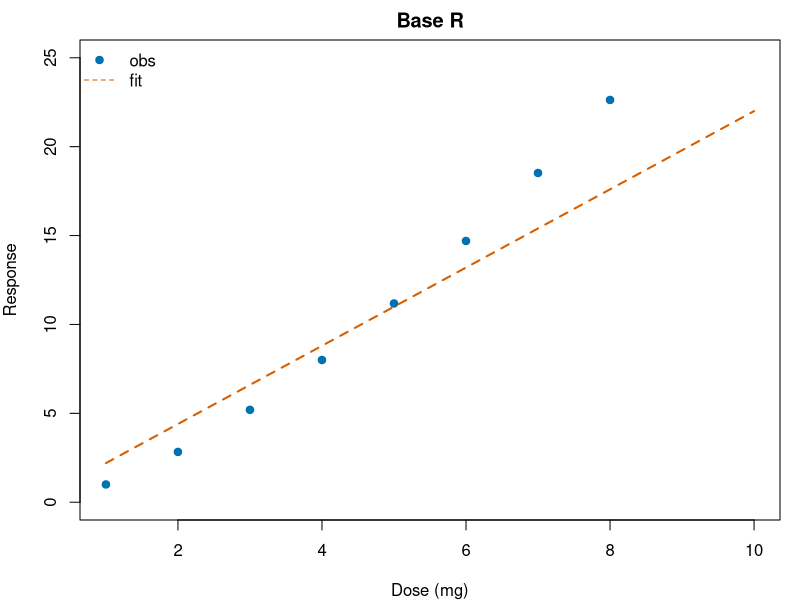
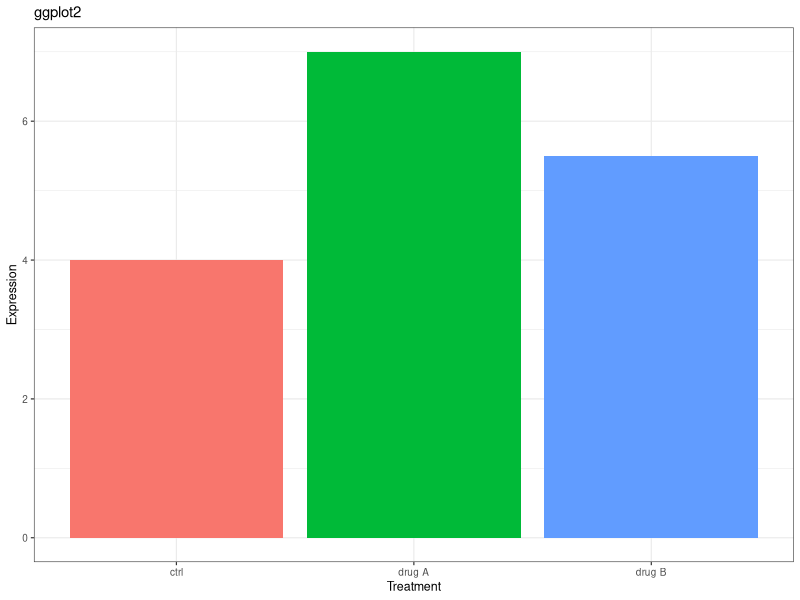

Reproduce these figures in R, in order.
# PDF fixtures for src/io/pdf (note 13), made with R 4 and ggplot2:
#   Rscript scripts/pdf-fixtures/r.R src/io/pdf/fixtures
args <- commandArgs(TRUE); out <- args[1]
pdf(file.path(out, "r-pdf.pdf"), width = 3.2, height = 2.6, compress = TRUE)
par(mar = c(4, 4, 2, 1))
x <- 1:10
plot(x, x^1.5, pch = 19, col = "#0072B2", xlab = "Dose (mg)", ylab = "Response", main = "Base R", ylim = c(0, 25))
lines(x, x * 2.2, lty = 2, col = "#D55E00", lwd = 2)
legend("topleft", c("obs", "fit"), pch = c(19, NA), lty = c(NA, 2), col = c("#0072B2", "#D55E00"), bty = "n")
dev.off()
library(ggplot2)
p <- ggplot(data.frame(g = c("ctrl", "drug A", "drug B"), v = c(4, 7, 5.5)), aes(g, v, fill = g)) +
  geom_col() + labs(x = "Treatment", y = "Expression", title = "ggplot2") + theme_bw(base_size = 9) +
  theme(legend.position = "none")
cairo_pdf(file.path(out, "r-cairo.pdf"), width = 3, height = 2.4)
print(p)
dev.off()
